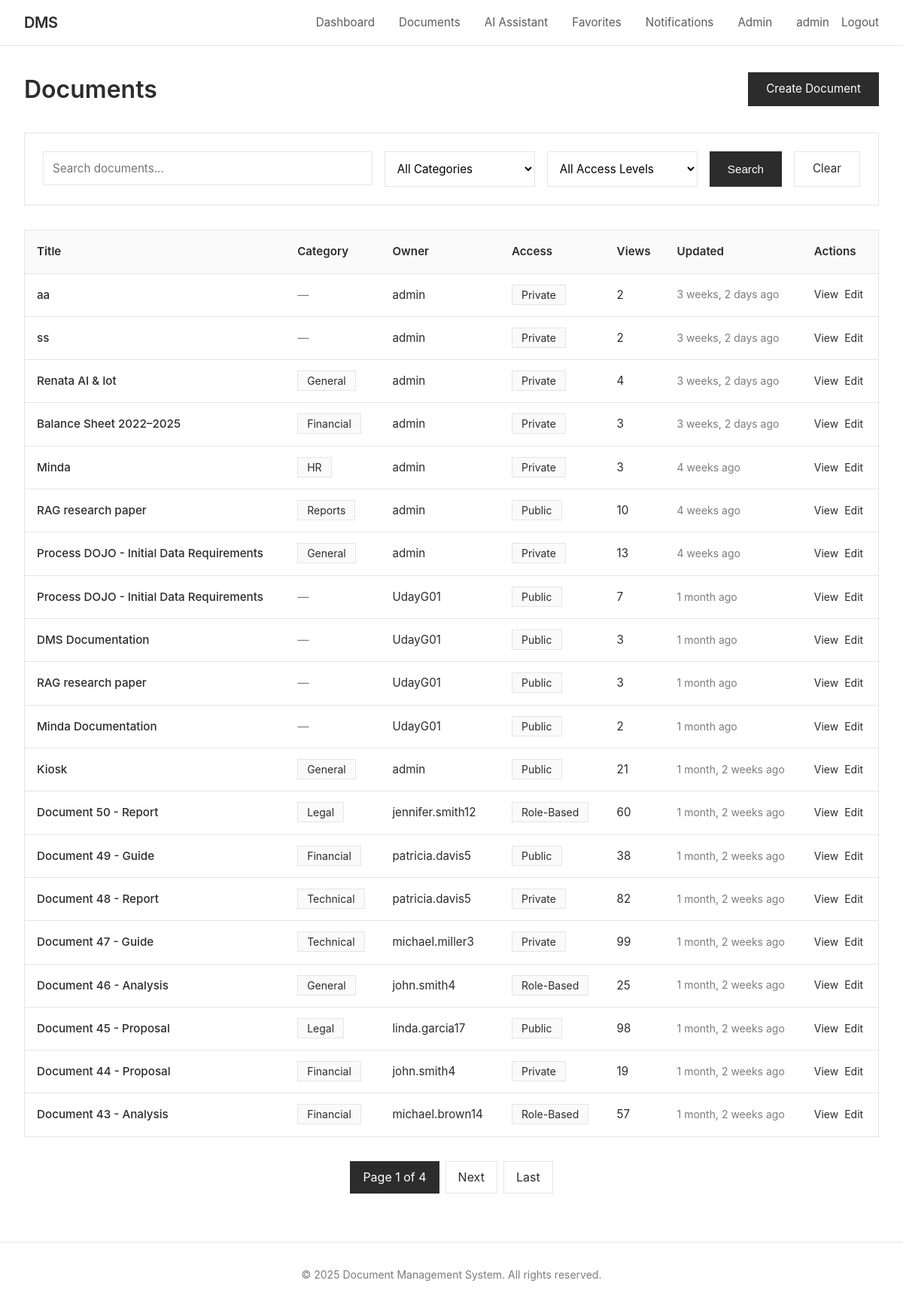
/documents/ (signed in), run on an earlier commit of the app's database.
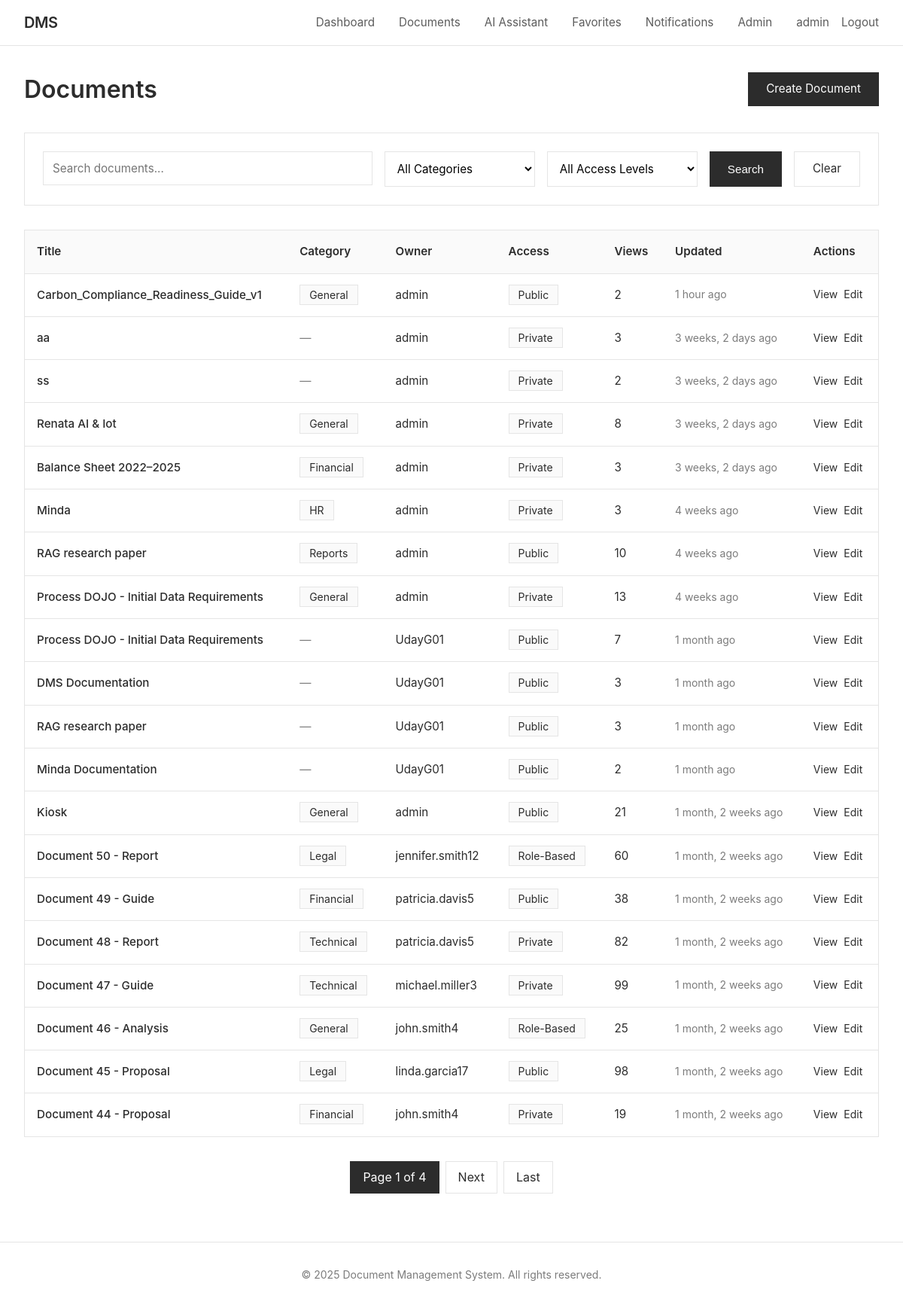
And on a later commit of the database.
### documents/models.py (models this page shows, shortened)
class User(AbstractUser):
    USER_TYPE_CHOICES = [
        ('guest', 'Guest'),
        ('user', 'Regular User'),
        ('admin', 'Admin'),
    ]
    user_type = models.CharField(max_length=10, choices=USER_TYPE_CHOICES, default='user')
    role = models.ForeignKey(Role, on_delete=models.SET_NULL, null=True, blank=True, related_name='users')
    bio = models.TextField(blank=True)
    avatar = models.ImageField(upload_to='avatars/', null=True, blank=True)
    phone = models.CharField(max_length=20, blank=True)
    department = models.CharField(max_length=100, blank=True)
    created_at = models.DateTimeField(auto_now_add=True)
    updated_at = models.DateTimeField(auto_now=True)
    last_activity = models.DateTimeField(auto_now=True)
    is_active = models.BooleanField(default=True)
    class Meta:
        ordering = ['-created_at']
    def is_admin(self):
        return self.user_type == 'admin'

class Document(models.Model):
    ACCESS_LEVEL_CHOICES = [
        ('public', 'Public'),
        ('private', 'Private'),
        ('role', 'Role-Based'),
        ('custom', 'Custom Users'),
    ]
    title = models.CharField(max_length=255)
    description = models.TextField(blank=True)
    file = models.FileField(upload_to=document_upload_path)
    file_size = models.BigIntegerField(default=0, help_text="Size in bytes")
    file_type = models.CharField(max_length=100, blank=True)
    owner = models.ForeignKey(User, on_delete=models.CASCADE, related_name='owned_documents')
    access_level = models.CharField(max_length=10, choices=ACCESS_LEVEL_CHOICES, default='private')
    required_role_level = models.IntegerField(
        default=1,
        validators=[MinValueValidator(1), MaxValueValidator(100)],
        help_text="Minimum role level required (for role-based access)"
    )
    category = models.ForeignKey(Category, on_delete=models.SET_NULL, null=True, blank=True, related_name='documents')
    tags = models.ManyToManyField(Tag, blank=True, related_name='documents')
    shared_with = models.ManyToManyField(User, blank=True, related_name='shared_documents')
    version = models.IntegerField(default=1)
    is_locked = models.BooleanField(default=False, help_text="Locked documents cannot be edited")
    locked_by = models.ForeignKey(User, on_delete=models.SET_NULL, null=True, blank=True, related_name='locked_documents')
    views_count = models.IntegerField(default=0)
    downloads_count = models.IntegerField(default=0)
    created_at = models.DateTimeField(auto_now_add=True)
    updated_at = models.DateTimeField(auto_now=True)
    allow_comments = models.BooleanField(default=True)
    allow_download = models.BooleanField(default=True)
    is_deleted = models.BooleanField(default=False)
    deleted_at = models.DateTimeField(null=True, blank=True)
    class Meta:
        ordering = ['-updated_at', '-created_at']
        indexes = [
            models.Index(fields=['owner', 'access_level']),
            models.Index(fields=['created_at']),
            models.Index(fields=['title']),
        ]

class Category(models.Model):
    name = models.CharField(max_length=100, unique=True)
    description = models.TextField(blank=True)
    color = models.CharField(max_length=7, default='#007bff', help_text="Hex color code")
    icon = models.CharField(max_length=50, blank=True, help_text="Icon class name")
    parent = models.ForeignKey('self', on_delete=models.CASCADE, null=True, blank=True, related_name='subcategories')
    created_at = models.DateTimeField(auto_now_add=True)
    created_by = models.ForeignKey(User, on_delete=models.SET_NULL, null=True, related_name='created_categories')
    class Meta:
        verbose_name_plural = "Categories"
        ordering = ['name']

### documents/views.py (the view, shortened to what this page needs)
# urls.py: path('documents/', views.document_list_view, name='document_list'),
@login_required
def document_list_view(request):
    user = request.user
    documents = Document.objects.filter(is_deleted=False).select_related(
        'owner', 'category'
    ).prefetch_related('tags')
    search_query = request.GET.get('q', '')
    if search_query:
        documents = documents.filter(
            Q(title__icontains=search_query) |
            Q(description__icontains=search_query) |
            Q(tags__name__icontains=search_query)
        ).distinct()
    category_id = request.GET.get('category')
    if category_id:
        documents = documents.filter(category_id=category_id)
    tag_id = request.GET.get('tag')
    if tag_id:
        documents = documents.filter(tags__id=tag_id)
    access_level = request.GET.get('access_level')
    if access_level:
        documents = documents.filter(access_level=access_level)
    sort_by = request.GET.get('sort', '-updated_at')
    documents = documents.order_by(sort_by)
    paginator = Paginator(documents, 20)
    page_number = request.GET.get('page')
    page_obj = paginator.get_page(page_number)
    context = {
        'page_obj': page_obj,
        'search_query': search_query,
        'categories': Category.objects.all(),
        'tags': Tag.objects.all(),
    }
    return render(request, 'documents/document_list.html', context)

### documents/templates/documents/document_list.html (shortened to what this page needs)
{% extends 'documents/base.html' %}
{% block content %}
<div style="display: flex; justify-content: space-between; align-items: center; margin-bottom: 2rem;">
    <h1 style="font-size: 2rem; font-weight: 600; color: #2c2c2c;">
        Documents
    </h1>
    <a href="{% url 'document_create' %}" class="btn">
        Create Document
    </a>
</div>
<div class="card" style="margin-bottom: 2rem;">
    <form method="get" style="display: flex; gap: 1rem; flex-wrap: wrap;">
        <div style="flex: 1; min-width: 250px;">
            <input
                type="text"
                name="q"
                class="form-control"
                placeholder="Search documents..."
                value="{{ search_query }}"
            >
        </div>
        <select name="category" class="form-control" style="flex: 0 0 200px;">
            <option value="">All Categories</option>
        </select>
        <select name="access_level" class="form-control" style="flex: 0 0 200px;">
            <option value="">All Access Levels</option>
        </select>
        <button type="submit" class="btn" style="flex: 0 0 auto;">
            Search
        </button>
        <a href="{% url 'document_list' %}" class="btn-secondary btn" style="flex: 0 0 auto;">
            Clear
        </a>
    </form>
</div>
{% if page_obj %}
    <div class="table-wrapper">
        <table>
            <thead>
                <tr>
                    <th>Title</th>
                    <th>Category</th>
                    <th>Owner</th>
                    <th>Access</th>
                    <th>Views</th>
                    <th>Updated</th>
                    <th>Actions</th>
                </tr>
            </thead>
            <tbody>
                {% for document in page_obj %}
                    <tr>
                        <td>
                            <a href="{% url 'document_detail' document.pk %}" style="color: #2c2c2c; text-decoration: none; font-weight: 500;">
                                {{ document.title }}
                            </a>
                        </td>
                        <td>
                            {% if document.category %}
                                <span style="padding: 0.25rem 0.75rem; background: #fafafa; border: 1px solid #e5e5e5; font-size: 0.875rem;">
                                    {{ document.category.name }}
                                </span>
                            {% else %}
                                <span style="color: #7c7c7c;">—</span>
                            {% endif %}
                        </td>
                        <td>{{ document.owner.username }}</td>
                        <td>
                            <span style="padding: 0.25rem 0.75rem; background: #fafafa; border: 1px solid #e5e5e5; font-size: 0.875rem;">
                                {{ document.get_access_level_display }}
                            </span>
                        </td>
                        <td>{{ document.views_count }}</td>
                        <td style="font-size: 0.875rem; color: #7c7c7c;">
                            {{ document.updated_at|timesince }} ago
                        </td>
                        <td>
                            <div style="display: flex; gap: 0.5rem;">
                                <a href="{% url 'document_detail' document.pk %}" style="color: #2c2c2c; text-decoration: none; font-size: 0.875rem;">
                                    View
                                </a>
                                {% if document.owner == user or user.is_admin %}
                                    <a href="{% url 'document_edit' document.pk %}" style="color: #2c2c2c; text-decoration: none; font-size: 0.875rem;">
                                        Edit
                                    </a>
                                {% endif %}
                            </div>
                        </td>
                    </tr>
                {% endfor %}
            </tbody>
        </table>
    </div>
    {% if page_obj.has_other_pages %}
        <div class="pagination">
            <span class="current">
                Page {{ page_obj.number }} of {{ page_obj.paginator.num_pages }}
            </span>
            {% if page_obj.has_next %}
                <a href="?page={{ page_obj.next_page_number }}{% if search_query %}&q={{ search_query }}{% endif %}">Next</a>
                <a href="?page={{ page_obj.paginator.num_pages }}{% if search_query %}&q={{ search_query }}{% endif %}">Last</a>
            {% endif %}
        </div>
    {% endif %}
{% else %}
    <div class="card">
        <p style="color: #7c7c7c; text-align: center; padding: 3rem 0;">
            No documents found. Create your first document to get started.
        </p>
    </div>
{% endif %}
{% endblock %}

### documents/templates/documents/base.html (shortened to what this page needs)
<!DOCTYPE html>
<html lang="en">
<head>
</head>
<body>
    <header class="header">
        <div class="header-content">
            <a href="{% url 'home' %}" class="logo">DMS</a>
            <nav class="nav">
                {% if user.is_authenticated %}
                    <a href="{% url 'dashboard' %}">Dashboard</a>
                    <a href="{% url 'document_list' %}">Documents</a>
                    <a href="{% url 'chatbot' %}"> AI Assistant</a>
                    <a href="{% url 'favorites_list' %}">Favorites</a>
                    <a href="{% url 'notifications_list' %}">Notifications</a>
                    {% if user.is_admin %}
                        <a href="{% url 'admin_users_list' %}">Admin</a>
                    {% endif %}
                    <div class="nav-user">
                        <a href="{% url 'profile' %}">{{ user.username }}</a>
                        <a href="{% url 'logout' %}">Logout</a>
                    </div>
                {% else %}
                    <a href="{% url 'home' %}">Home</a>
                    <a href="{% url 'login' %}">Login</a>
                    <a href="{% url 'register' %}">Register</a>
                {% endif %}
            </nav>
        </div>
    </header>
    <main class="container">
        {% block content %}{% endblock %}
    </main>
    <footer class="footer">
        <p>&copy; 2025 Document Management System. All rights reserved.</p>
    </footer>
</body>
</html>

### documents/templates/documents/base.html (style rules this page uses)
* { margin: 0; padding: 0; box-sizing: border-box; }
body { font-family: -apple-system, BlinkMacSystemFont, 'Segoe UI', Arial, sans-serif; background: #ffffff; color: #2c2c2c; line-height: 1.6; min-height: 100vh; display: flex; flex-direction: column; }
.header { background: #ffffff; border-bottom: 1px solid #e5e5e5; padding: 0 2rem; position: sticky; top: 0; z-index: 100; }
.header-content { max-width: 1400px; margin: 0 auto; display: flex; justify-content: space-between; align-items: center; height: 60px; }
.logo { font-size: 1.25rem; font-weight: 600; color: #2c2c2c; text-decoration: none; letter-spacing: -0.5px; }
.nav { display: flex; gap: 2rem; align-items: center; }
.nav a { color: #5c5c5c; text-decoration: none; font-size: 0.95rem; transition: color 0.2s; }
.nav-user { display: flex; align-items: center; gap: 1rem; }
.container { flex: 1; width: 100%; max-width: 1400px; margin: 0 auto; padding: 2rem; }
.btn { display: inline-block; padding: 0.625rem 1.5rem; background: #2c2c2c; color: #ffffff; text-decoration: none; border: none; cursor: pointer; font-size: 0.95rem; transition: background 0.2s; }
.btn-secondary { background: #ffffff; color: #2c2c2c; border: 1px solid #e5e5e5; }
.form-control { width: 100%; padding: 0.75rem; border: 1px solid #e5e5e5; background: #ffffff; font-size: 0.95rem; font-family: inherit; transition: border-color 0.2s; }
select.form-control { cursor: pointer; }
.card { background: #ffffff; border: 1px solid #e5e5e5; padding: 1.5rem; margin-bottom: 1.5rem; }
.table-wrapper { overflow-x: auto; border: 1px solid #e5e5e5; }
table { width: 100%; border-collapse: collapse; }
th, td { padding: 1rem; text-align: left; border-bottom: 1px solid #e5e5e5; font-size: 0.95rem; }
th { background: #fafafa; font-weight: 600; color: #2c2c2c; }
tr:last-child td { border-bottom: none; }
.pagination { display: flex; justify-content: center; gap: 0.5rem; margin: 2rem 0; }
.pagination a, .pagination span { padding: 0.5rem 1rem; border: 1px solid #e5e5e5; text-decoration: none; color: #2c2c2c; }
.pagination .current { background: #2c2c2c; color: #ffffff; border-color: #2c2c2c; }
.footer { border-top: 1px solid #e5e5e5; padding: 2rem; text-align: center; color: #7c7c7c; font-size: 0.875rem; margin-top: auto; }

What changed in the data, as far as the page shows it:
no longer on this page (row unchanged): Document: title "Document 43 - Analysis", category.name "Financial", owner.username "michael.brown14", access_level "Role-Based", views_count "57", updated_at "1 month, 2 weeks", shows "Edit"
added Document: title "Carbon_Compliance_Readiness_Guide_v1", category.name "General", owner.username "admin", access_level "Public", views_count "2", updated_at "1 hour", shows "Edit"
changed Document "aa": views_count "2" → "3"
changed Document "Renata AI & Iot": views_count "4" → "8"
